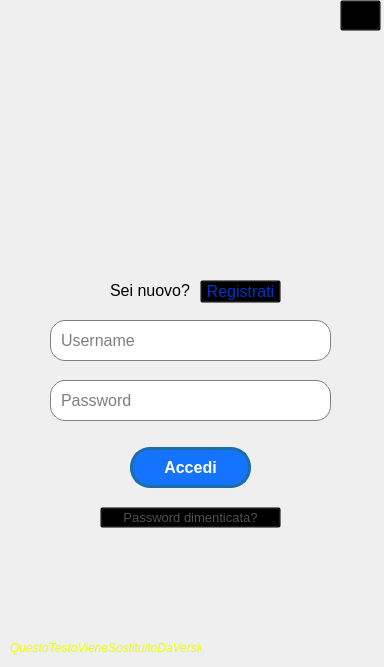
<?xml version="1.0" encoding="UTF-8"?>
<ui version="4.0">
 <class>LoginWindow</class>
 <widget class="QMainWindow" name="LoginWindow">
  <property name="geometry">
   <rect>
    <x>0</x>
    <y>0</y>
    <width>384</width>
    <height>667</height>
   </rect>
  </property>
  <property name="minimumSize">
   <size>
    <width>384</width>
    <height>667</height>
   </size>
  </property>
  <property name="maximumSize">
   <size>
    <width>384</width>
    <height>667</height>
   </size>
  </property>
  <property name="windowTitle">
   <string>LoginWindow</string>
  </property>
  <widget class="QWidget" name="centralwidget">
   <widget class="QPushButton" name="exitButton">
    <property name="geometry">
     <rect>
      <x>340</x>
      <y>0</y>
      <width>41</width>
      <height>31</height>
     </rect>
    </property>
    <property name="styleSheet">
     <string notr="true">background-color: Transparent;
background-repeat:no-repeat;
</string>
    </property>
    <property name="text">
     <string/>
    </property>
    <property name="icon">
     <iconset resource="Risorse.qrc">
      <normaloff>:/image/basics-22-128.png</normaloff>:/image/basics-22-128.png</iconset>
    </property>
    <property name="iconSize">
     <size>
      <width>25</width>
      <height>25</height>
     </size>
    </property>
   </widget>
   <widget class="QLineEdit" name="LineEditUsernameForm">
    <property name="geometry">
     <rect>
      <x>50</x>
      <y>320</y>
      <width>281</width>
      <height>41</height>
     </rect>
    </property>
    <property name="styleSheet">
     <string notr="true">background-color:rgb(255, 255, 255);
border: 1px solid gray;
border-radius: 15px;
padding: 0 8px;
selection-background-color: darkgray;
font-size: 16px;
</string>
    </property>
    <property name="text">
     <string/>
    </property>
    <property name="placeholderText">
     <string>Username</string>
    </property>
   </widget>
   <widget class="QLineEdit" name="LineEditPasswordForm">
    <property name="geometry">
     <rect>
      <x>50</x>
      <y>380</y>
      <width>281</width>
      <height>41</height>
     </rect>
    </property>
    <property name="styleSheet">
     <string notr="true">background-color:rgb(255, 255, 255);
border: 1px solid gray;
border-radius: 15px;
padding: 0 8px;
selection-background-color: darkgray;
font-size: 16px;
</string>
    </property>
    <property name="inputMask">
     <string/>
    </property>
    <property name="text">
     <string/>
    </property>
    <property name="echoMode">
     <enum>QLineEdit::Password</enum>
    </property>
    <property name="placeholderText">
     <string>Password</string>
    </property>
   </widget>
   <widget class="QPushButton" name="LoginButton">
    <property name="geometry">
     <rect>
      <x>130</x>
      <y>447</y>
      <width>121</width>
      <height>41</height>
     </rect>
    </property>
    <property name="font">
     <font>
      <pointsize>-1</pointsize>
      <weight>75</weight>
      <bold>true</bold>
     </font>
    </property>
    <property name="styleSheet">
     <string notr="true">#LoginButton{color: rgb(255, 255, 255); 
background-color: rgb(20, 115, 255); 
font-size: 16px; 
border-radius: 20px; 
border: 3px solid rgb(28, 110, 164);
}
#LoginButton:hover{
background-color: rgb(28, 110, 164);
}
#LoginButton:pressed{
background-color: rgb(20, 78, 117);
}</string>
    </property>
    <property name="text">
     <string>Accedi</string>
    </property>
   </widget>
   <widget class="QLabel" name="version">
    <property name="geometry">
     <rect>
      <x>10</x>
      <y>640</y>
      <width>191</width>
      <height>16</height>
     </rect>
    </property>
    <property name="font">
     <font>
      <italic>true</italic>
     </font>
    </property>
    <property name="styleSheet">
     <string notr="true">color: #EAFF00;</string>
    </property>
    <property name="text">
     <string>QuestoTestoVieneSostituitoDaVersione</string>
    </property>
   </widget>
   <widget class="QPushButton" name="ForgotPasswordButton">
    <property name="geometry">
     <rect>
      <x>100</x>
      <y>507</y>
      <width>181</width>
      <height>21</height>
     </rect>
    </property>
    <property name="font">
     <font>
      <pointsize>10</pointsize>
     </font>
    </property>
    <property name="styleSheet">
     <string notr="true">#ForgotPasswordButton {
color: #505050;
background-color: Transparent;
background-repeat:no-repeat;
}

#ForgotPasswordButton:hover {
color: #505050;
background-color: Transparent;
background-repeat:no-repeat;
text-decoration: underline;
}</string>
    </property>
    <property name="text">
     <string>Password dimenticata?</string>
    </property>
   </widget>
   <widget class="QPushButton" name="RegistratiButton">
    <property name="geometry">
     <rect>
      <x>200</x>
      <y>280</y>
      <width>81</width>
      <height>23</height>
     </rect>
    </property>
    <property name="font">
     <font>
      <pointsize>12</pointsize>
     </font>
    </property>
    <property name="styleSheet">
     <string notr="true">#RegistratiButton {
color: #0033CC;
background-color: Transparent;
background-repeat:no-repeat;
}

#RegistratiButton:hover {
color: #0040FF;
text-decoration: underline;
}</string>
    </property>
    <property name="text">
     <string>Registrati</string>
    </property>
   </widget>
   <widget class="QLabel" name="label">
    <property name="geometry">
     <rect>
      <x>110</x>
      <y>280</y>
      <width>91</width>
      <height>21</height>
     </rect>
    </property>
    <property name="font">
     <font>
      <pointsize>12</pointsize>
     </font>
    </property>
    <property name="text">
     <string>Sei nuovo?</string>
    </property>
   </widget>
  </widget>
 </widget>
 <resources>
  <include location="Risorse.qrc"/>
 </resources>
 <connections/>
</ui>
